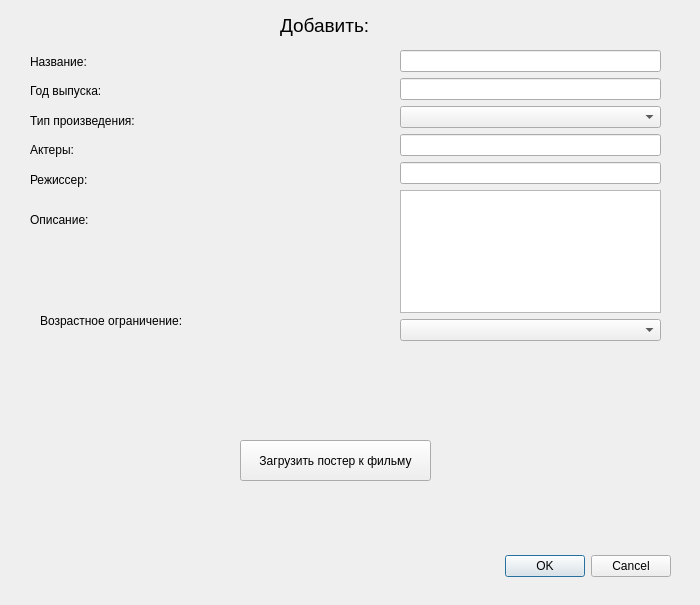
<?xml version="1.0" encoding="UTF-8"?>
<ui version="4.0">
 <class>Dialog</class>
 <widget class="QDialog" name="Dialog">
  <property name="geometry">
   <rect>
    <x>0</x>
    <y>0</y>
    <width>700</width>
    <height>605</height>
   </rect>
  </property>
  <property name="windowTitle">
   <string>Dialog</string>
  </property>
  <widget class="QDialogButtonBox" name="buttons">
   <property name="geometry">
    <rect>
     <x>330</x>
     <y>550</y>
     <width>341</width>
     <height>32</height>
    </rect>
   </property>
   <property name="orientation">
    <enum>Qt::Horizontal</enum>
   </property>
   <property name="standardButtons">
    <set>QDialogButtonBox::Cancel|QDialogButtonBox::Ok</set>
   </property>
  </widget>
  <widget class="QLabel" name="label">
   <property name="geometry">
    <rect>
     <x>280</x>
     <y>0</y>
     <width>141</width>
     <height>51</height>
    </rect>
   </property>
   <property name="font">
    <font>
     <pointsize>14</pointsize>
    </font>
   </property>
   <property name="text">
    <string>Добавить:</string>
   </property>
  </widget>
  <widget class="QWidget" name="verticalLayoutWidget">
   <property name="geometry">
    <rect>
     <x>30</x>
     <y>50</y>
     <width>341</width>
     <height>141</height>
    </rect>
   </property>
   <layout class="QVBoxLayout" name="verticalLayout">
    <item>
     <widget class="QLabel" name="label_2">
      <property name="text">
       <string>Название:</string>
      </property>
     </widget>
    </item>
    <item>
     <widget class="QLabel" name="label_5">
      <property name="text">
       <string>Год выпуска:</string>
      </property>
     </widget>
    </item>
    <item>
     <widget class="QLabel" name="label_6">
      <property name="text">
       <string>Тип произведения:</string>
      </property>
     </widget>
    </item>
    <item>
     <widget class="QLabel" name="label_3">
      <property name="text">
       <string>Актеры:</string>
      </property>
     </widget>
    </item>
    <item>
     <widget class="QLabel" name="label_4">
      <property name="text">
       <string>Режиссер:</string>
      </property>
     </widget>
    </item>
   </layout>
  </widget>
  <widget class="QWidget" name="verticalLayoutWidget_2">
   <property name="geometry">
    <rect>
     <x>400</x>
     <y>50</y>
     <width>261</width>
     <height>291</height>
    </rect>
   </property>
   <layout class="QVBoxLayout" name="verticalLayout_2">
    <item>
     <widget class="QLineEdit" name="line_name"/>
    </item>
    <item>
     <widget class="QLineEdit" name="line_year"/>
    </item>
    <item>
     <widget class="QComboBox" name="combo_type"/>
    </item>
    <item>
     <widget class="QLineEdit" name="line_actors"/>
    </item>
    <item>
     <widget class="QLineEdit" name="line_directors"/>
    </item>
    <item>
     <widget class="QTextEdit" name="text_description"/>
    </item>
    <item>
     <widget class="QComboBox" name="combo_age"/>
    </item>
   </layout>
  </widget>
  <widget class="QLabel" name="label_7">
   <property name="geometry">
    <rect>
     <x>30</x>
     <y>200</y>
     <width>339</width>
     <height>39</height>
    </rect>
   </property>
   <property name="text">
    <string>Описание:</string>
   </property>
  </widget>
  <widget class="QPushButton" name="btn_poster">
   <property name="geometry">
    <rect>
     <x>240</x>
     <y>440</y>
     <width>191</width>
     <height>41</height>
    </rect>
   </property>
   <property name="text">
    <string>Загрузить постер к фильму</string>
   </property>
  </widget>
  <widget class="QLabel" name="label_8">
   <property name="geometry">
    <rect>
     <x>40</x>
     <y>310</y>
     <width>171</width>
     <height>21</height>
    </rect>
   </property>
   <property name="text">
    <string>Возрастное ограничение:</string>
   </property>
  </widget>
  <widget class="QLabel" name="label_poster">
   <property name="geometry">
    <rect>
     <x>40</x>
     <y>340</y>
     <width>171</width>
     <height>251</height>
    </rect>
   </property>
   <property name="text">
    <string/>
   </property>
  </widget>
 </widget>
 <resources/>
 <connections>
  <connection>
   <sender>buttons</sender>
   <signal>accepted()</signal>
   <receiver>Dialog</receiver>
   <slot>accept()</slot>
   <hints>
    <hint type="sourcelabel">
     <x>248</x>
     <y>254</y>
    </hint>
    <hint type="destinationlabel">
     <x>157</x>
     <y>274</y>
    </hint>
   </hints>
  </connection>
  <connection>
   <sender>buttons</sender>
   <signal>rejected()</signal>
   <receiver>Dialog</receiver>
   <slot>reject()</slot>
   <hints>
    <hint type="sourcelabel">
     <x>316</x>
     <y>260</y>
    </hint>
    <hint type="destinationlabel">
     <x>286</x>
     <y>274</y>
    </hint>
   </hints>
  </connection>
 </connections>
</ui>
